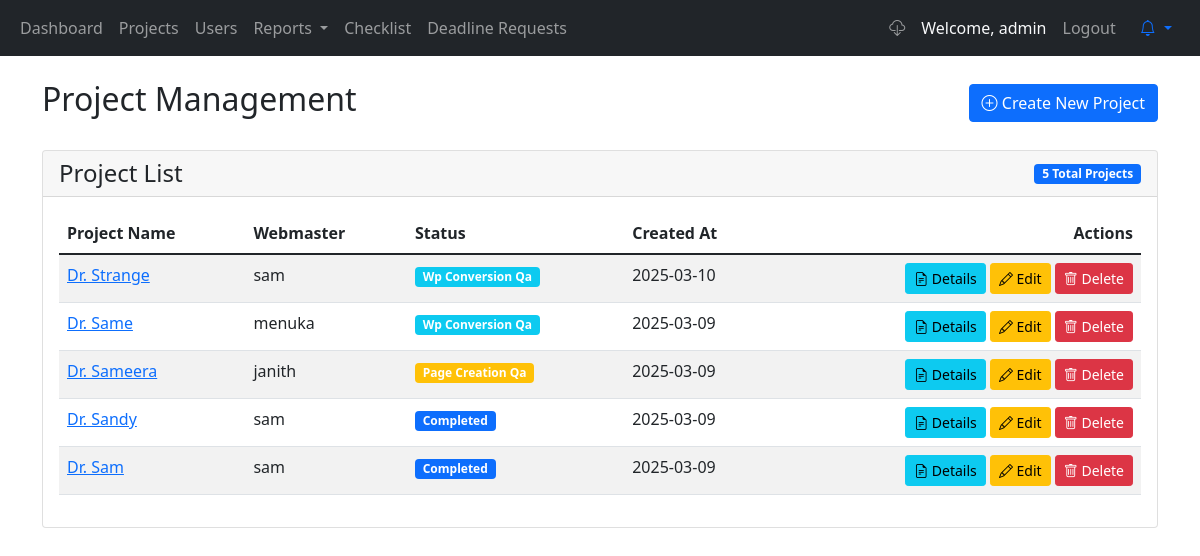
/projects.php (signed in), run on the app's committed database.
### tables this page shows
CREATE TABLE IF NOT EXISTS `projects` (
  `id` int NOT NULL AUTO_INCREMENT,
  `name` varchar(100) NOT NULL,
  `webmaster_id` int DEFAULT NULL,
  `current_status` varchar(255) DEFAULT 'wp_conversion',
  `project_deadline` date DEFAULT NULL,
  `wp_conversion_deadline` date DEFAULT NULL,
  `gp_link` varchar(255) DEFAULT NULL,
  `ticket_link` varchar(255) DEFAULT NULL,
  `test_site_link` varchar(255) DEFAULT NULL,
  `live_site_link` varchar(255) DEFAULT NULL,
  `created_at` timestamp NULL DEFAULT CURRENT_TIMESTAMP,
  `updated_at` timestamp NULL DEFAULT CURRENT_TIMESTAMP ON UPDATE CURRENT_TIMESTAMP,
  `admin_notes` text,
  `webmaster_notes` text,
  PRIMARY KEY (`id`),
  UNIQUE KEY `unique_project_name` (`name`),
  KEY `webmaster_id` (`webmaster_id`)
);

CREATE TABLE IF NOT EXISTS `users` (
  `id` int NOT NULL AUTO_INCREMENT,
  `username` varchar(50) NOT NULL,
  `email` varchar(255) NOT NULL,
  `password` varchar(255) NOT NULL,
  `role` enum('admin','qa_manager','qa_reporter','webmaster') NOT NULL,
  `created_at` timestamp NULL DEFAULT CURRENT_TIMESTAMP,
  PRIMARY KEY (`id`),
  UNIQUE KEY `username` (`username`),
  UNIQUE KEY `unique_email` (`email`(191))
);

### projects.php (the view, shortened to what this page needs)
<?php
require_once 'includes/config.php';
$items_per_page = 10;
$page = isset($_GET['page']) ? (int)$_GET['page'] : 1;
$offset = ($page - 1) * $items_per_page;
$total_query = "SELECT COUNT(*) as total FROM projects";
$total_result = $conn->query($total_query);
$total_projects = $total_result->fetch_assoc()['total'];
$projects_query = "SELECT p.*, u.username as webmaster_name
                  FROM projects p
                  LEFT JOIN users u ON p.webmaster_id = u.id
                  ORDER BY p.created_at DESC
                  LIMIT ? OFFSET ?";
$stmt = $conn->prepare($projects_query);
$stmt->bind_param("ii", $items_per_page, $offset);
$stmt->execute();
$projects = $stmt->get_result();
?>
<!DOCTYPE html>
<html lang="en">
<head>
    <link href="https://cdn.jsdelivr.net/npm/bootstrap@5.1.3/dist/css/bootstrap.min.css" rel="stylesheet">
    <link href="https://cdn.jsdelivr.net/npm/bootstrap-icons@1.8.1/font/bootstrap-icons.css" rel="stylesheet">
</head>
<body>
    <?php include 'includes/header.php'; ?>
    <div class="container mt-4">
        <div class="d-flex justify-content-between align-items-center mb-4">
            <h2>Project Management</h2>
            <button type="button" class="btn btn-primary" data-bs-toggle="modal" data-bs-target="#createProjectModal">
                <i class="bi bi-plus-circle"></i> Create New Project
            </button>
        </div>
        <div class="card">
            <div class="card-header d-flex justify-content-between align-items-center">
                <h4 class="mb-0">Project List</h4>
                <span class="badge bg-primary"><?php echo $total_projects; ?> Total Projects</span>
            </div>
            <div class="card-body">
                <div class="table-responsive">
                    <table class="table table-striped table-hover project-table">
                        <thead>
                            <tr>
                                <th>Project Name</th>
                                <th>Webmaster</th>
                                <th>Status</th>
                                <th>Created At</th>
                                <th class="text-end">Actions</th>
                            </tr>
                        </thead>
                        <tbody>
                            <?php while ($project = $projects->fetch_assoc()): ?>
                            <tr>
                                <td>
                                    <a href="project_details.php?id=<?php echo $project['id']; ?>">
                                        <?php echo htmlspecialchars($project['name']); ?>
                                    </a>
                                </td>
                                <td><?php
                                if($project['webmaster_name'] == null){
                                    echo '<span class="badge bg-danger">Deleted User</span>';
                                }else{
                                    echo htmlspecialchars($project['webmaster_name']);
                                }
                                 ?></td>
                                <td>
                                    <?php
                                    $statuses = !empty($project['current_status']) ? explode(',', $project['current_status']) : [];
                                    if (empty($statuses)): ?>
                                        <span class="badge bg-secondary">No Status</span>
                                    <?php else:
                                        foreach ($statuses as $status):
                                            $badge_class = 'secondary';
                                            if (strpos($status, 'wp_conversion') !== false) {
                                                $badge_class = 'info';
                                            } elseif (strpos($status, 'page_creation') !== false) {
                                                $badge_class = 'warning';
                                            } elseif (strpos($status, 'golive') !== false) {
                                                $badge_class = 'success';
                                            } elseif ($status === 'completed') {
                                                $badge_class = 'primary';
                                            }
                                    ?>
                                        <span class="badge bg-<?php echo $badge_class; ?> me-1">
                                            <?php echo ucwords(str_replace('_', ' ', $status)); ?>
                                        </span>
                                    <?php
                                        endforeach;
                                    endif;
                                    ?>
                                </td>
                                <td><?php echo date('Y-m-d', strtotime($project['created_at'])); ?></td>
                                <td class="text-end project-actions">
                                    <a href="project_details.php?id=<?php echo $project['id']; ?>" class="btn btn-sm btn-info">
                                        <i class="bi bi-file-earmark-text"></i> Details
                                    </a>
                                    <button class="btn btn-sm btn-warning"
                                            onclick="editProject(<?php echo htmlspecialchars(json_encode($project)); ?>)">
                                        <i class="bi bi-pencil"></i> Edit
                                    </button>
                                    <form method="POST" class="d-inline"
                                          onsubmit="return confirm('Are you sure you want to delete this project? This action cannot be undone.');">
                                        <button type="submit" class="btn btn-sm btn-danger">
                                            <i class="bi bi-trash"></i> Delete
                                        </button>
                                    </form>
                                </td>
                            </tr>
                            <?php endwhile; ?>
                        </tbody>
                    </table>
                </div>
            </div>
        </div>
    </div>
</body>
</html>

### projects.php (style rules this page uses)
.project-actions { white-space: nowrap; }
.project-table th { position: sticky; top: 0; background-color: #fff; z-index: 1; }

### data on the page
projects: name "Dr. Strange", users.username "sam", current_status "Wp Conversion Qa", created_at "2025-03-10"
projects: name "Dr. Same", users.username "menuka", current_status "Wp Conversion Qa", created_at "2025-03-09"
projects: name "Dr. Sameera", users.username "janith", current_status "Page Creation Qa", created_at "2025-03-09"
projects: name "Dr. Sandy", users.username "sam", current_status "Completed", created_at "2025-03-09"
projects: name "Dr. Sam", users.username "sam", current_status "Completed", created_at "2025-03-09"

### other printed values
$_SESSION['username'] "admin"
$total_projects "5"
